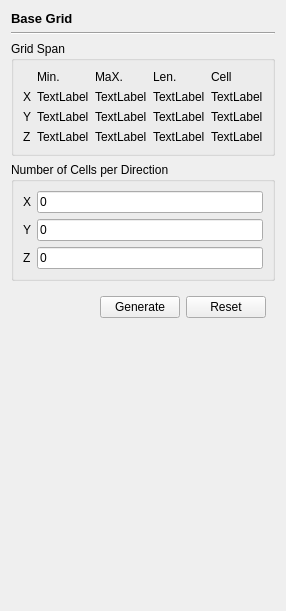
             <widget class="QWidget" name="baseGridPage">
              <layout class="QVBoxLayout" name="verticalLayout_5">
               <item>
                <widget class="QLabel" name="label_2">
                 <property name="font">
                  <font>
                   <pointsize>10</pointsize>
                   <bold>true</bold>
                  </font>
                 </property>
                 <property name="text">
                  <string>Base Grid</string>
                 </property>
                </widget>
               </item>
               <item>
                <widget class="Line" name="line_2">
                 <property name="orientation">
                  <enum>Qt::Horizontal</enum>
                 </property>
                </widget>
               </item>
               <item>
                <widget class="QGroupBox" name="groupBox">
                 <property name="title">
                  <string>Grid Span</string>
                 </property>
                 <layout class="QGridLayout" name="gridLayout">
                  <item row="1" column="1">
                   <widget class="QLabel" name="xMin">
                    <property name="text">
                     <string>TextLabel</string>
                    </property>
                   </widget>
                  </item>
                  <item row="3" column="2">
                   <widget class="QLabel" name="zMax">
                    <property name="text">
                     <string>TextLabel</string>
                    </property>
                   </widget>
                  </item>
                  <item row="0" column="3">
                   <widget class="QLabel" name="label_39">
                    <property name="text">
                     <string>Len.</string>
                    </property>
                   </widget>
                  </item>
                  <item row="0" column="2">
                   <widget class="QLabel" name="label_4">
                    <property name="text">
                     <string>MaX.</string>
                    </property>
                   </widget>
                  </item>
                  <item row="3" column="0">
                   <widget class="QLabel" name="label_9">
                    <property name="text">
                     <string>Z</string>
                    </property>
                   </widget>
                  </item>
                  <item row="3" column="1">
                   <widget class="QLabel" name="zMin">
                    <property name="text">
                     <string>TextLabel</string>
                    </property>
                   </widget>
                  </item>
                  <item row="2" column="1">
                   <widget class="QLabel" name="yMin">
                    <property name="text">
                     <string>TextLabel</string>
                    </property>
                   </widget>
                  </item>
                  <item row="2" column="2">
                   <widget class="QLabel" name="yMax">
                    <property name="text">
                     <string>TextLabel</string>
                    </property>
                   </widget>
                  </item>
                  <item row="0" column="1">
                   <widget class="QLabel" name="label_3">
                    <property name="text">
                     <string>Min.</string>
                    </property>
                   </widget>
                  </item>
                  <item row="2" column="0">
                   <widget class="QLabel" name="label_8">
                    <property name="text">
                     <string>Y</string>
                    </property>
                   </widget>
                  </item>
                  <item row="1" column="2">
                   <widget class="QLabel" name="xMax">
                    <property name="text">
                     <string>TextLabel</string>
                    </property>
                   </widget>
                  </item>
                  <item row="1" column="0">
                   <widget class="QLabel" name="label_7">
                    <property name="text">
                     <string>X</string>
                    </property>
                   </widget>
                  </item>
                  <item row="0" column="4">
                   <widget class="QLabel" name="label_40">
                    <property name="text">
                     <string>Cell</string>
                    </property>
                   </widget>
                  </item>
                  <item row="1" column="3">
                   <widget class="QLabel" name="xLen">
                    <property name="text">
                     <string>TextLabel</string>
                    </property>
                   </widget>
                  </item>
                  <item row="2" column="3">
                   <widget class="QLabel" name="yLen">
                    <property name="text">
                     <string>TextLabel</string>
                    </property>
                   </widget>
                  </item>
                  <item row="3" column="3">
                   <widget class="QLabel" name="zLen">
                    <property name="text">
                     <string>TextLabel</string>
                    </property>
                   </widget>
                  </item>
                  <item row="1" column="4">
                   <widget class="QLabel" name="xCell">
                    <property name="text">
                     <string>TextLabel</string>
                    </property>
                   </widget>
                  </item>
                  <item row="2" column="4">
                   <widget class="QLabel" name="yCell">
                    <property name="text">
                     <string>TextLabel</string>
                    </property>
                   </widget>
                  </item>
                  <item row="3" column="4">
                   <widget class="QLabel" name="zCell">
                    <property name="text">
                     <string>TextLabel</string>
                    </property>
                   </widget>
                  </item>
                 </layout>
                </widget>
               </item>
               <item>
                <widget class="QGroupBox" name="groupBox_2">
                 <property name="title">
                  <string>Number of Cells per Direction</string>
                 </property>
                 <layout class="QFormLayout" name="formLayout">
                  <item row="0" column="0">
                   <widget class="QLabel" name="label_12">
                    <property name="text">
                     <string>X</string>
                    </property>
                   </widget>
                  </item>
                  <item row="0" column="1">
                   <widget class="QLineEdit" name="numCellsX">
                    <property name="text">
                     <string>0</string>
                    </property>
                   </widget>
                  </item>
                  <item row="1" column="0">
                   <widget class="QLabel" name="label_10">
                    <property name="text">
                     <string>Y</string>
                    </property>
                   </widget>
                  </item>
                  <item row="1" column="1">
                   <widget class="QLineEdit" name="numCellsY">
                    <property name="text">
                     <string>0</string>
                    </property>
                   </widget>
                  </item>
                  <item row="2" column="0">
                   <widget class="QLabel" name="label_11">
                    <property name="text">
                     <string>Z</string>
                    </property>
                   </widget>
                  </item>
                  <item row="2" column="1">
                   <widget class="QLineEdit" name="numCellsZ">
                    <property name="text">
                     <string>0</string>
                    </property>
                   </widget>
                  </item>
                 </layout>
                </widget>
               </item>
               <item>
                <widget class="QWidget" name="widget_3" native="true">
                 <layout class="QHBoxLayout" name="horizontalLayout_5">
                  <item>
                   <spacer name="horizontalSpacer_3">
                    <property name="orientation">
                     <enum>Qt::Horizontal</enum>
                    </property>
                    <property name="sizeHint" stdset="0">
                     <size>
                      <width>40</width>
                      <height>20</height>
                     </size>
                    </property>
                   </spacer>
                  </item>
                  <item>
                   <widget class="QPushButton" name="generate">
                    <property name="text">
                     <string>Generate</string>
                    </property>
                   </widget>
                  </item>
                  <item>
                   <widget class="QPushButton" name="baseGridReset">
                    <property name="text">
                     <string>Reset</string>
                    </property>
                   </widget>
                  </item>
                 </layout>
                </widget>
               </item>
               <item>
                <spacer name="verticalSpacer">
                 <property name="orientation">
                  <enum>Qt::Vertical</enum>
                 </property>
                 <property name="sizeHint" stdset="0">
                  <size>
                   <width>20</width>
                   <height>273</height>
                  </size>
                 </property>
                </spacer>
               </item>
              </layout>
             </widget>
